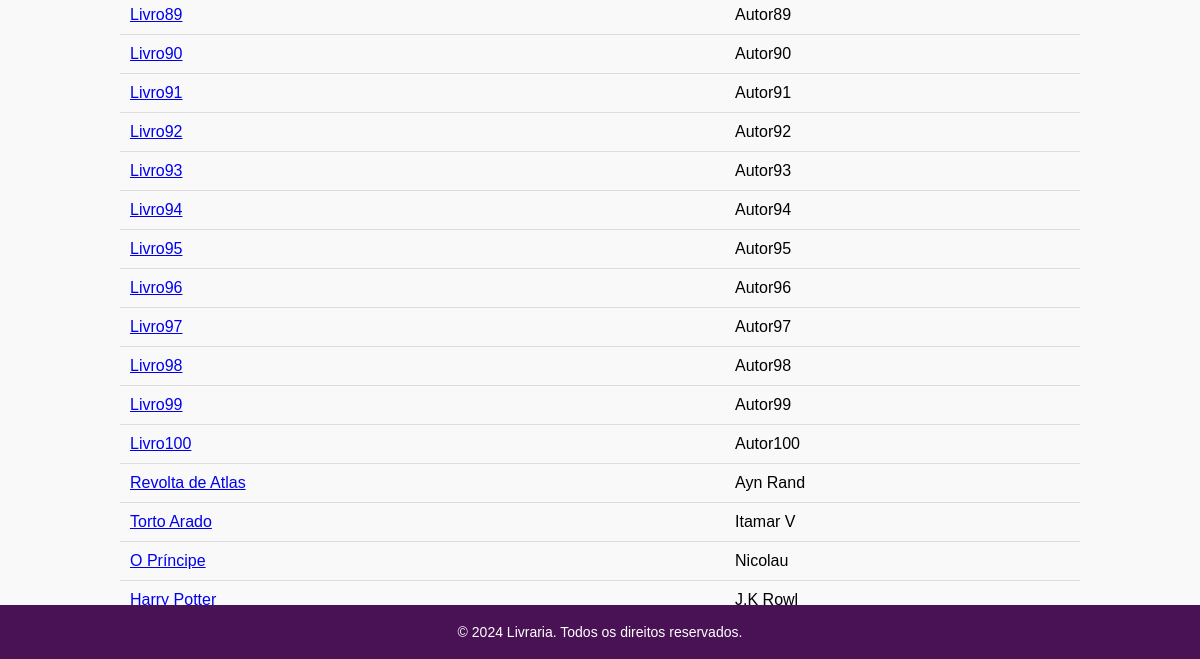
Page /catalogo.php (lower part) on the earlier database version.
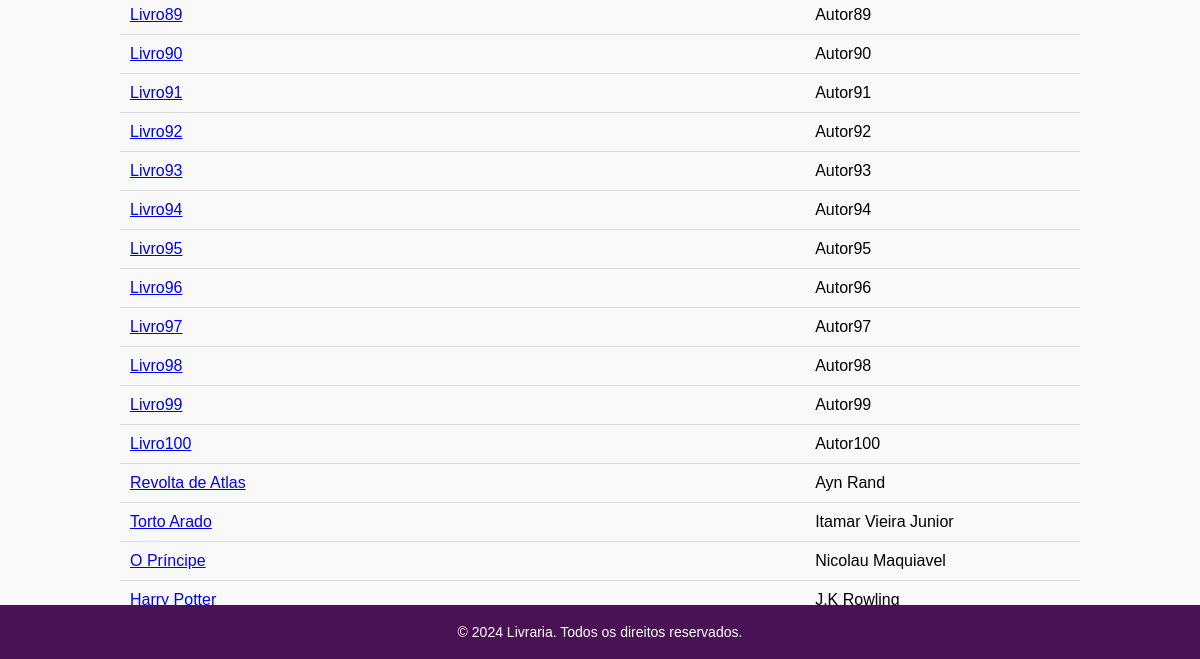
Same page on the later database version.
### tables this page shows
CREATE TABLE `livros` (
  `id` int NOT NULL,
  `capa` varchar(100) DEFAULT NULL,
  `titulo` varchar(100) DEFAULT NULL,
  `autor` varchar(100) DEFAULT NULL,
  `isbn` bigint DEFAULT NULL,
  `descricao` varchar(1000) DEFAULT NULL,
  `data_pub` varchar(100) DEFAULT NULL,
  `genero` varchar(100) DEFAULT NULL
);

### catalogo.php (the view, shortened to what this page needs)
<?php
include 'connection.php';
$sql = "SELECT * FROM livros";
$result = $conn->query($sql);
?>
<!DOCTYPE html>
<html lang="en">
<head>
    <link rel="stylesheet" href="style_catalogo.css">
</head>
<body>
    <main>
        <?php
        if ($result->num_rows > 0) {
            echo "<table>";
            while($row = $result->fetch_assoc()) {
                echo "<tr><td><a href='modelo_livro.php?id=" . $row["id"] . "'>" . $row["titulo"] . "</a></td><td>" . $row["autor"] . "</td></tr>";
            }
            echo "</table>";
        } else {
            echo "<p>Nenhum livro disponível.</p>";
        }
        ?>
    </main>
    <footer>
        <p>&copy; 2024 Livraria. Todos os direitos reservados.</p>
    </footer>
</body>
</html>

Differences in the rows shown:
changed livros "Torto Arado": autor "Itamar V" → "Itamar Vieira Junior"
changed livros "O Príncipe": autor "Nicolau" → "Nicolau Maquiavel"
changed livros "Harry Potter": autor "J.K Rowl" → "J.K Rowling"
